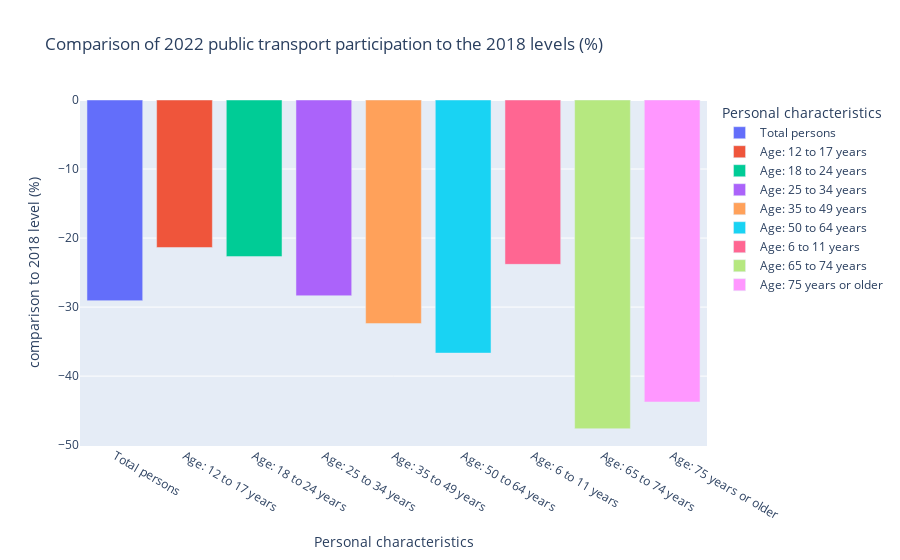

Here is the notebook cell this chart was saved with:
### Markdown cell above
In terms of raw participation, the group with the sharpest drop is the 18 to 24 years age group. As mentioned before, this can maybe be explained by the fact during the pandemic, many universities were closed, so universities implemented more online courses, which may have reduced the transportation needs of students after the pandemic. Also, maybe people preferred using individual transport means (bikes, cars) during the pandemic to avoid restrictions and kept this habit afterwards.
The second most impacted group are people from 25 to 34 years old. Maybe this can be explained by an increase in remote work after the pandemic  
  
However, we have to keep in mind that the variation is bigger in these groups because they are already the groups with the highest participation even before covid. Thus, comparison with other groups will maybe be more easy using percentages

### Code cell
# Creation of a graph showing the
# difference between 2022 and 2018 levels relative to the 2018 level

px.bar(data_frame = df_age2[(df_age2['Topic'] == 2022)], x='Personal characteristics',
        y='comparison to 2018 level (%)', color='Personal characteristics',
        title = 'Comparison of 2022 public transport participation to the 2018 levels (%)')

### Figure 1 — Plotly figure (JSON) as saved in the notebook; plotly's stock layout.template omitted (floating-point values rounded to 4 significant figures)
{"data": [{"alignmentgroup": "True", "hovertemplate": "Personal characteristics=%{x}<br>comparison to 2018 level (%)=%{y}<extra></extra>", "legendgroup": "Total persons", "marker": {"color": "#636efa", "pattern": {"shape": ""}}, "name": "Total persons", "offsetgroup": "Total persons", "orientation": "v", "showlegend": true, "textposition": "auto", "type": "bar", "x": ["Total persons"], "xaxis": "x", "y": [-29.07], "yaxis": "y"}, {"alignmentgroup": "True", "hovertemplate": "Personal characteristics=%{x}<br>comparison to 2018 level (%)=%{y}<extra></extra>", "legendgroup": "Age: 12 to 17 years", "marker": {"color": "#EF553B", "pattern": {"shape": ""}}, "name": "Age: 12 to 17 years", "offsetgroup": "Age: 12 to 17 years", "orientation": "v", "showlegend": true, "textposition": "auto", "type": "bar", "x": ["Age: 12 to 17 years"], "xaxis": "x", "y": [-21.37], "yaxis": "y"}, {"alignmentgroup": "True", "hovertemplate": "Personal characteristics=%{x}<br>comparison to 2018 level (%)=%{y}<extra></extra>", "legendgroup": "Age: 18 to 24 years", "marker": {"color": "#00cc96", "pattern": {"shape": ""}}, "name": "Age: 18 to 24 years", "offsetgroup": "Age: 18 to 24 years", "orientation": "v", "showlegend": true, "textposition": "auto", "type": "bar", "x": ["Age: 18 to 24 years"], "xaxis": "x", "y": [-22.69], "yaxis": "y"}, {"alignmentgroup": "True", "hovertemplate": "Personal characteristics=%{x}<br>comparison to 2018 level (%)=%{y}<extra></extra>", "legendgroup": "Age: 25 to 34 years", "marker": {"color": "#ab63fa", "pattern": {"shape": ""}}, "name": "Age: 25 to 34 years", "offsetgroup": "Age: 25 to 34 years", "orientation": "v", "showlegend": true, "textposition": "auto", "type": "bar", "x": ["Age: 25 to 34 years"], "xaxis": "x", "y": [-28.36], "yaxis": "y"}, {"alignmentgroup": "True", "hovertemplate": "Personal characteristics=%{x}<br>comparison to 2018 level (%)=%{y}<extra></extra>", "legendgroup": "Age: 35 to 49 years", "marker": {"color": "#FFA15A", "pattern": {"shape": ""}}, "name": "Age: 35 to 49 years", "offsetgroup": "Age: 35 to 49 years", "orientation": "v", "showlegend": true, "textposition": "auto", "type": "bar", "x": ["Age: 35 to 49 years"], "xaxis": "x", "y": [-32.39], "yaxis": "y"}, {"alignmentgroup": "True", "hovertemplate": "Personal characteristics=%{x}<br>comparison to 2018 level (%)=%{y}<extra></extra>", "legendgroup": "Age: 50 to 64 years", "marker": {"color": "#19d3f3", "pattern": {"shape": ""}}, "name": "Age: 50 to 64 years", "offsetgroup": "Age: 50 to 64 years", "orientation": "v", "showlegend": true, "textposition": "auto", "type": "bar", "x": ["Age: 50 to 64 years"], "xaxis": "x", "y": [-36.67], "yaxis": "y"}, {"alignmentgroup": "True", "hovertemplate": "Personal characteristics=%{x}<br>comparison to 2018 level (%)=%{y}<extra></extra>", "legendgroup": "Age: 6 to 11 years", "marker": {"color": "#FF6692", "pattern": {"shape": ""}}, "name": "Age: 6 to 11 years", "offsetgroup": "Age: 6 to 11 years", "orientation": "v", "showlegend": true, "textposition": "auto", "type": "bar", "x": ["Age: 6 to 11 years"], "xaxis": "x", "y": [-23.81], "yaxis": "y"}, {"alignmentgroup": "True", "hovertemplate": "Personal characteristics=%{x}<br>comparison to 2018 level (%)=%{y}<extra></extra>", "legendgroup": "Age: 65 to 74 years", "marker": {"color": "#B6E880", "pattern": {"shape": ""}}, "name": "Age: 65 to 74 years", "offsetgroup": "Age: 65 to 74 years", "orientation": "v", "showlegend": true, "textposition": "auto", "type": "bar", "x": ["Age: 65 to 74 years"], "xaxis": "x", "y": [-47.62], "yaxis": "y"}, {"alignmentgroup": "True", "hovertemplate": "Personal characteristics=%{x}<br>comparison to 2018 level (%)=%{y}<extra></extra>", "legendgroup": "Age: 75 years or older", "marker": {"color": "#FF97FF", "pattern": {"shape": ""}}, "name": "Age: 75 years or older", "offsetgroup": "Age: 75 years or older", "orientation": "v", "showlegend": true, "textposition": "auto", "type": "bar", "x": ["Age: 75 years or older"], "xaxis": "x", "y": [-43.75], "yaxis": "y"}], "layout": {"barmode": "relative", "legend": {"title": {"text": "Personal characteristics"}, "tracegroupgap": 0}, "title": {"text": "Comparison of 2022 public transport participation to the 2018 levels (%)"}, "xaxis": {"anchor": "y", "categoryarray": ["Total persons", "Age: 12 to 17 years", "Age: 18 to 24 years", "Age: 25 to 34 years", "Age: 35 to 49 years", "Age: 50 to 64 years", "Age: 6 to 11 years", "Age: 65 to 74 years", "Age: 75 years or older"], "categoryorder": "array", "domain": [0, 1], "title": {"text": "Personal characteristics"}}, "yaxis": {"anchor": "x", "domain": [0, 1], "title": {"text": "comparison to 2018 level (%)"}}}}
